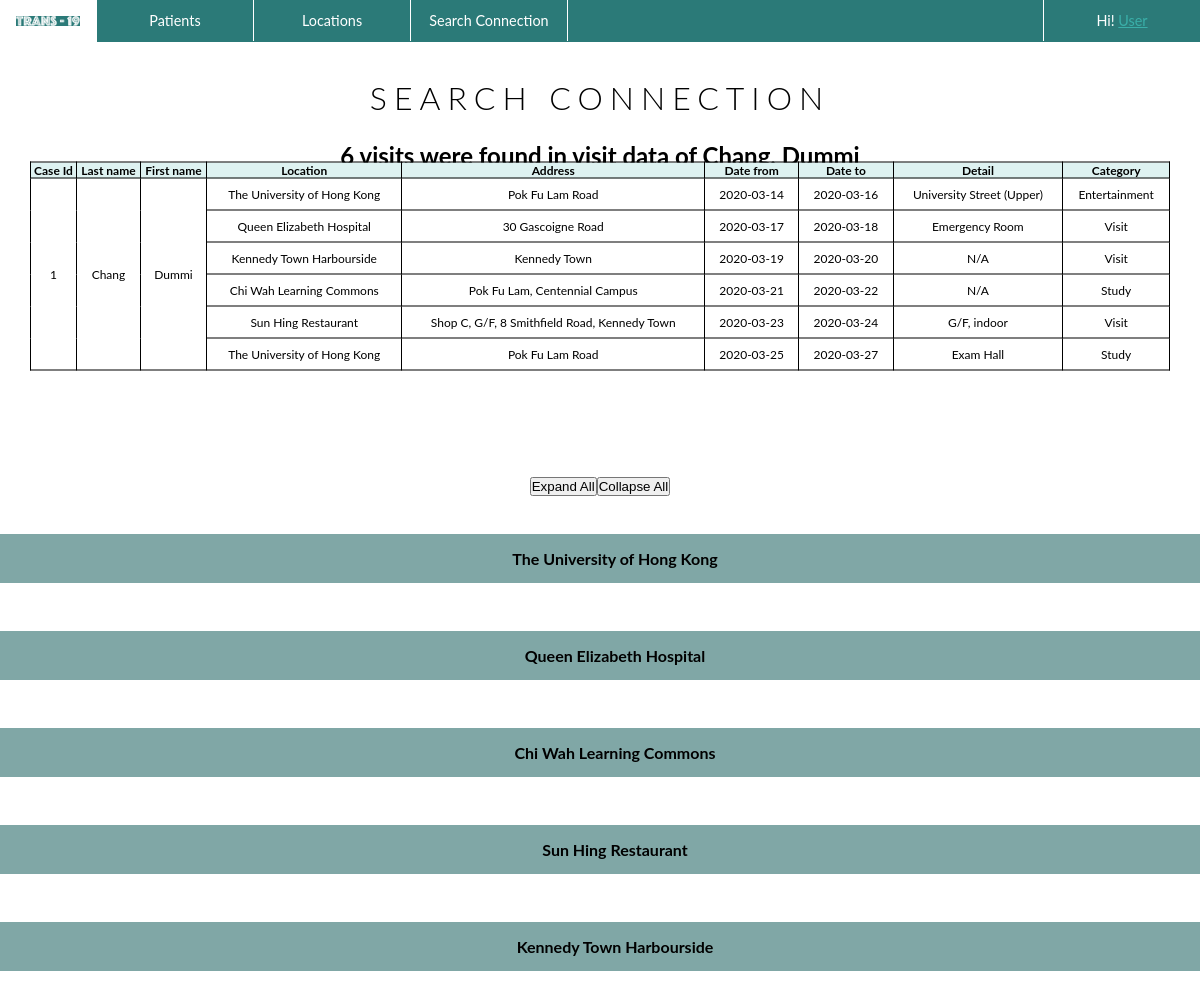
The page /patient_corner/connections/patientid=1/window=1 on the database as committed earlier.
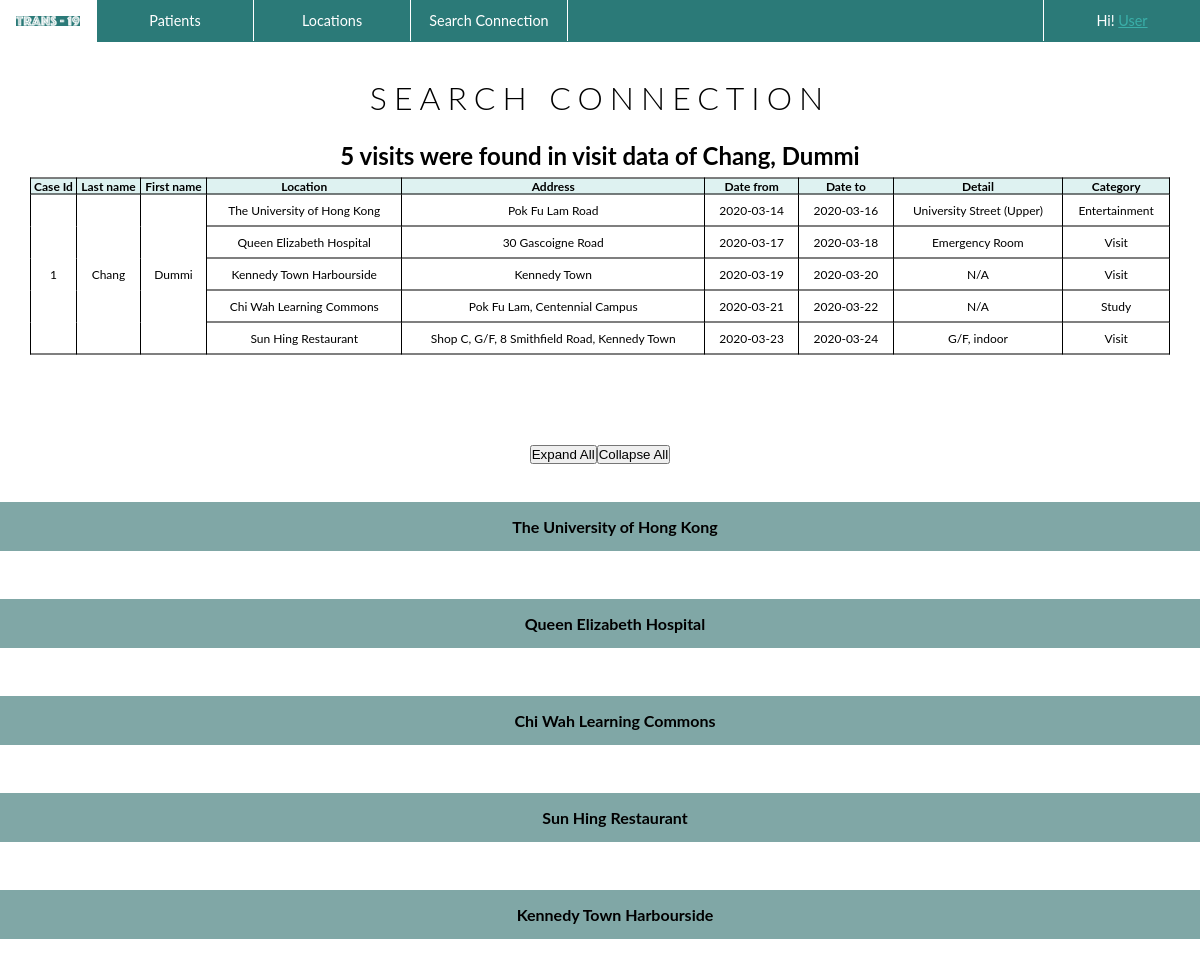
The same page on the database as committed later.
### patient_corner/models.py (models this page shows, shortened)
class Visit(models.Model):
    patient = models.ForeignKey(Patient, on_delete=models.CASCADE)
    location = models.ForeignKey(Location, on_delete=models.CASCADE)
    date_from = models.DateField()
    date_to = models.DateField()
    detail = models.CharField(max_length=50)
    category_name = models.CharField(max_length=15)

class Location(models.Model):
    location_name = models.CharField(max_length=50)
    address = models.CharField(max_length=50)
    x_coord = models.BigIntegerField()
    y_coord = models.BigIntegerField()
    district_name = models.CharField(max_length=30)

### patient_corner/views.py (the view)
class ViewConnections(TemplateView):
    template_name = "patient_corner/view_connections.html"
    def get(self,request,*args,**kwargs):
        patient_id = int(self.kwargs['patient'])
        patient = Patient.objects.get(pk = self.kwargs['patient'])
        Window_day = self.kwargs['Window_day']
        selected_visits = Visit.objects.filter(Q(patient_id = patient_id)).order_by('date_from')
        sv_count = selected_visits.count()
        location_list = []
        for sv in selected_visits:
            location_list.append(sv.location)
        location_set = set(location_list)
        location_count = sum(1 for location in location_set)
        result = []
        for sv in selected_visits:
            date_from = sv.date_from-datetime.timedelta(days=Window_day)
            date_to = sv.date_to+datetime.timedelta(days= Window_day)
            location = sv.location
            visit_list = Visit.objects.filter(Q(location = location)&((Q(date_from__gte = date_from)&Q(date_from__lte = date_to))|(Q(date_to__gte = date_from)&Q(date_to__lte = date_to)))).exclude(patient_id = patient_id).order_by('date_from')
            for v in visit_list:
                result.append(v)
        '''
        connected_visits = Visit.objects.filter(((Q(date_from__gte = date_from)&Q(date_from__lte = date_to))|(Q(date_to__gte = date_from)&Q(date_to__lte = date_to)))).exclude(patient_id = patient_id).order_by('date_from')
        result = []
        for cv in connected_visits:
            for sv in selected_visits:
                if cv.location == sv.location and ((sv.date_from >= cv.date_from and sv.date_from <= cv.date_to) or (sv.date_from >= cv.date_from and sv.date_to <= cv.date_to)):
                    result.append(cv)
        '''
        args = {'patient': patient, 'distinct_locations': location_set, 'num_of_distinct_locations': location_count, 'sv_count': sv_count, 'selected_visits': selected_visits, 'connected_visits': result}
        return render(request, self.template_name, args)

### templates/patient_corner/view_connections.html (shortened to what this page needs)
{%load static%}
<!DOCTYPE html>
<html>
<head>
  <link rel="stylesheet" type="text/css" href="{% static 'css/templatestyle.css'%}">
</head>
<body>
<header>
    <div class="menu">
      <ul>
        <li class="logo"><a href="{% url 'home' %}"><img src="{% static 'media/logo_navigation.png' %}" style = "max-width: 100%;" alt ="TRANS-19"></a></li>
        <li class="dropdown">
          <a href="{% url 'patients' %}" class="dropbtn">Patients</a>
        </li>
        <li class="dropdown">
          <a href="{% url 'locations' %}" class="dropbtn">Locations</a>
        </li>
        <li class="dropdown">
          <a href="{% url 'searchconnection' %}">Search Connection</a>
        </li>
        <li class="dropdown" style="float:right; border-left: 1px solid white;  border-right: 0px solid white;  ">
          <a href="{% url 'locations' %}" class="dropbtn">Hi! <u>User</u></a>
        </li>
      </ul>
    </div>
</header>
<div class="title">
    <h1 style="text-align:center"> SEARCH CONNECTION </h1>
</div>
<div>
    <h2 style="text-align:center; margin-top: 2%;"> {{ sv_count }} visits were found in visit data of {{ patient.last_name }}, {{ patient.first_name }} </h2>
</div>
<table style="margin-top: 8%; width: 95%; position: relative;" id="table">
    <tr>
        <th>Case Id</th>
        <th>Last name</th>
        <th>First name</th>
        <th>Location</th>
        <th>Address</th>
        <th>Date from</th>
        <th>Date to</th>
        <th>Detail</th>
        <th>Category</th>
    </tr>
    <tr>
      <td rowspan="{{ sv_count }}">{{ patient.caseId }}</td>
      <td rowspan="{{ sv_count }}">{{ patient.last_name }} </td>
      <td rowspan="{{ sv_count }}">{{ patient.first_name }}</td>
    {% for visit in selected_visits %}
      <td>{{ visit.location.location_name }}</td>
      <td>{{ visit.location.address }}</td>
      <td>{{ visit.date_from|date:"Y-m-d" }}</td>
      <td>{{ visit.date_to|date:"Y-m-d" }}</td>
      <td>{{ visit.detail }}</td>
      <td>{{ visit.category_name }}</td>
    </tr>
    {% empty %}
    <tr>
      <td colspan="5">No visiting information available.</td>
    </tr>
{% endfor %}
</table>
<center><button id="openall">Expand All</button><button id="closeall">Collapse All</button></center>
<br>
<br>
{% for location in distinct_locations %}
<div class="container">
 <div class="header" style = "margin-bottom: 1%;"><span>{{ location.location_name }}</span></div>
</div>
{% endfor %}
</body>
</html>

Rows that differ between the two databases and show on the page:
removed Visit: location.location_name "The University of Hong Kong", location.address "Pok Fu Lam Road", date_from "2020-03-25", date_to "2020-03-27", detail "Exam Hall", category_name "Study"
Other text that changed with them:
{{ sv_count }}: "6" → "5"
